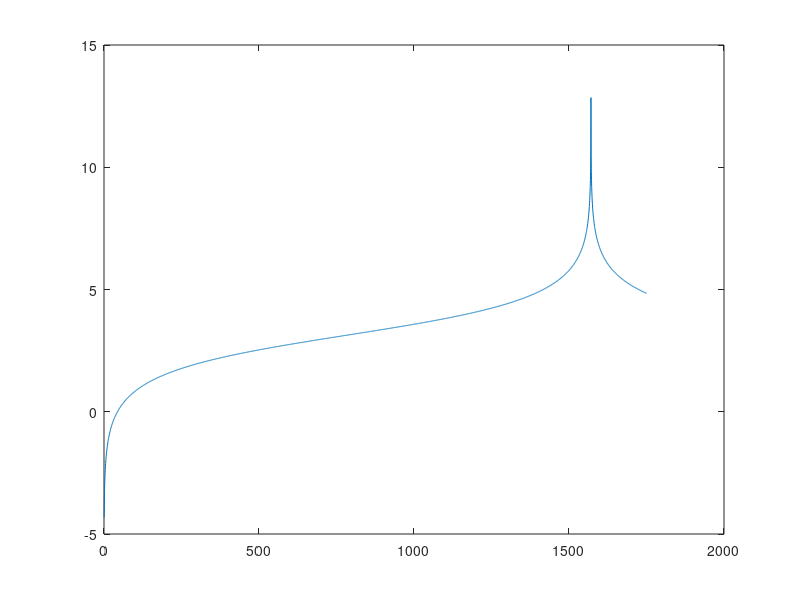

This chart was generated by the following MATLAB code:
clear variables; close all; clc;

Time = (linspace(0, 1750, 3000))';

c2 = 23; r = 0.002; c1 = 0;

Eps = log(c2*tan(r*Time/2 - c1));

plot(Time, Eps)